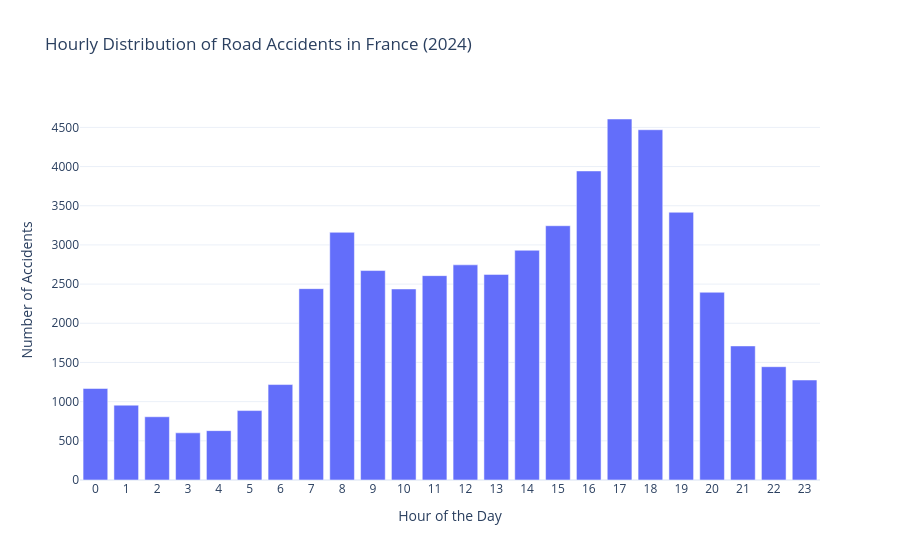

Notebook code for this chart:
### Markdown cell above
### Visualisation Map

### Code cell
fig = px.bar(
    hourly_accidents,
    x="hour",
    y="Accidents",
    title="Hourly Distribution of Road Accidents in France (2024)",
    labels={
        "hour": "Hour of the Day",
        "Accidents": "Number of Accidents"
    }
)

fig.update_layout(
    template="plotly_white",
    xaxis=dict(
        tickmode="linear",
        tick0=0,
        dtick=1
    )
)

fig.show()

### Figure 1 — Plotly figure (JSON) as saved in the notebook; plotly's stock layout.template omitted (floating-point values rounded to 4 significant figures)
{"data": [{"hovertemplate": "Hour of the Day=%{x}<br>Number of Accidents=%{y}<extra></extra>", "legendgroup": "", "marker": {"color": "#636efa", "pattern": {"shape": ""}}, "name": "", "orientation": "v", "showlegend": false, "textposition": "auto", "type": "bar", "x": [0, 1, 2, 3, 4, 5, 6, 7, 8, 9, 10, 11, 12, 13, 14, 15, 16, 17, 18, 19, 20, 21, 22, 23], "xaxis": "x", "y": [1168, 955, 807, 602, 630, 886, 1218, 2442, 3161, 2673, 2438, 2608, 2746, 2624, 2932, 3245, 3944, 4607, 4470, 3417, 2396, 1711, 1446, 1276], "yaxis": "y"}], "layout": {"barmode": "relative", "legend": {"tracegroupgap": 0}, "title": {"text": "Hourly Distribution of Road Accidents in France (2024)"}, "xaxis": {"anchor": "y", "domain": [0, 1], "dtick": 1, "tick0": 0, "tickmode": "linear", "title": {"text": "Hour of the Day"}}, "yaxis": {"anchor": "x", "domain": [0, 1], "title": {"text": "Number of Accidents"}}}}
